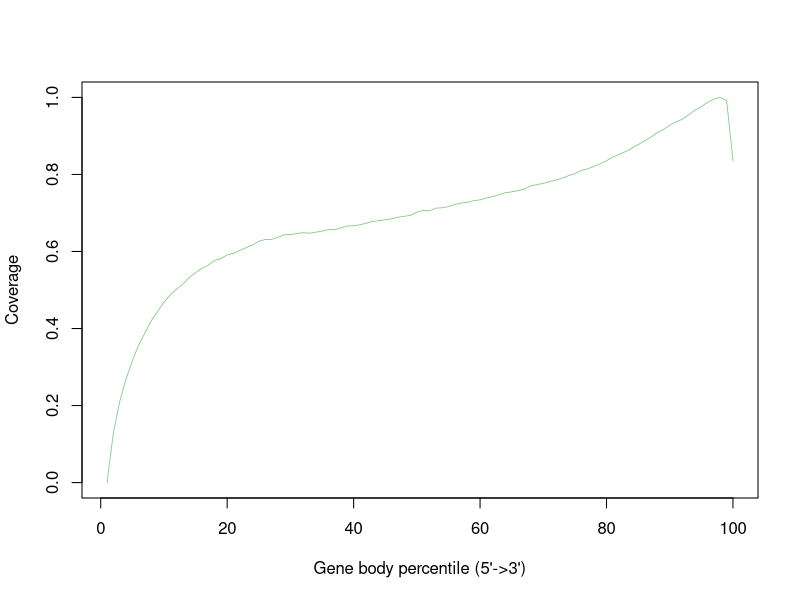

Reproduce this figure in R.
H9_BRN3B_RO_sorted <- c(0.0,0.1288550285742977,0.21014605350723756,0.26848353697839333,0.31587235660468044,0.3575369489416838,0.38866615841893676,0.42040395226776717,0.4444308462253735,0.46814473669970275,0.48755233653498653,0.5021043194729079,0.515159236663243,0.5325461348363367,0.5449084062956245,0.5564616093474528,0.5641077156369919,0.576751232488917,0.5816524816818801,0.5912304734315185,0.5949194506595481,0.6029771347069979,0.6100105759764415,0.6172809077633273,0.6264357894875042,0.6311304159298583,0.6313984613116376,0.6364843332371128,0.6432365645978193,0.6440100781373224,0.6466390448159884,0.6488911369910966,0.6473898486593916,0.6502163187263267,0.6526679013881125,0.6566261304505266,0.656186378475892,0.6614940957451433,0.6662785319387924,0.6667246000476549,0.6693902925629825,0.67324696670315,0.6781717417219166,0.6800589884356195,0.6822853192992142,0.6851077442015315,0.6887948052989528,0.6913614267650446,0.693918644997595,0.7017994772866668,0.7068440814362605,0.7052893543509205,0.7123810956683206,0.7134955030366235,0.7163852054136367,0.7221958005159004,0.7256628259484535,0.7277574405746688,0.7320069569734646,0.7338549939774951,0.7389404046122683,0.7422501299154295,0.7474945439068023,0.7524771221989232,0.7547899982949986,0.7579739686560065,0.7620035203577344,0.770359340134296,0.7736130718430108,0.7767547808789327,0.781351081433954,0.7855970139588341,0.7904490469822806,0.7969455458745619,0.8020896113962932,0.8104071795284864,0.8145531539066266,0.8208255364855219,0.8275962194743096,0.8356831777393882,0.844968533764439,0.8520964331760983,0.8592618390702225,0.8682274496709667,0.8775938509239741,0.887226274976452,0.8966511536969167,0.9084283666104306,0.9164194473772873,0.9277454470164161,0.9365127380991878,0.9433422179105341,0.9550682985239229,0.9673293698999655,0.9757155638950606,0.987661112430915,0.9954942188742768,1.0,0.9919117997984159,0.8352036483126785)


pdf("/users/sparthib/retina_lrs/plots/gene_body_percentile/H9-BRN3B-RO.geneBodyCoverage.curves.pdf")
x=1:100
icolor = colorRampPalette(c("#7fc97f","#beaed4","#fdc086","#ffff99","#386cb0","#f0027f"))(1)
plot(x,H9_BRN3B_RO_sorted,type='l',xlab="Gene body percentile (5'->3')", ylab="Coverage",lwd=0.8,col=icolor[1])
dev.off()
